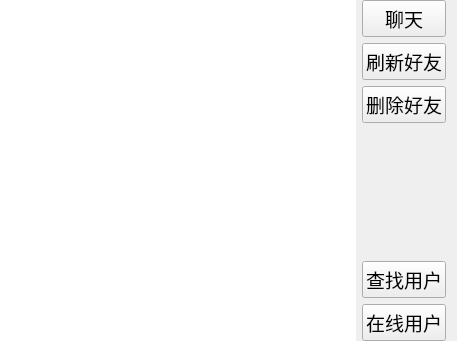
<?xml version="1.0" encoding="UTF-8"?>
<ui version="4.0">
 <class>Friend</class>
 <widget class="QWidget" name="Friend">
  <property name="geometry">
   <rect>
    <x>0</x>
    <y>0</y>
    <width>457</width>
    <height>341</height>
   </rect>
  </property>
  <property name="windowTitle">
   <string>Form</string>
  </property>
  <layout class="QHBoxLayout" name="horizontalLayout">
   <property name="leftMargin">
    <number>0</number>
   </property>
   <property name="topMargin">
    <number>0</number>
   </property>
   <property name="bottomMargin">
    <number>0</number>
   </property>
   <item>
    <widget class="QListWidget" name="listWidget">
     <property name="frameShape">
      <enum>QFrame::NoFrame</enum>
     </property>
    </widget>
   </item>
   <item>
    <layout class="QVBoxLayout" name="verticalLayout">
     <item>
      <widget class="QPushButton" name="chat_PB">
       <property name="font">
        <font>
         <family>Agency FB</family>
         <pointsize>14</pointsize>
        </font>
       </property>
       <property name="text">
        <string>聊天</string>
       </property>
      </widget>
     </item>
     <item>
      <widget class="QPushButton" name="flush_PB">
       <property name="font">
        <font>
         <family>Agency FB</family>
         <pointsize>14</pointsize>
        </font>
       </property>
       <property name="text">
        <string>刷新好友</string>
       </property>
      </widget>
     </item>
     <item>
      <widget class="QPushButton" name="del_PB">
       <property name="font">
        <font>
         <family>Agency FB</family>
         <pointsize>14</pointsize>
        </font>
       </property>
       <property name="text">
        <string>删除好友</string>
       </property>
      </widget>
     </item>
     <item>
      <spacer name="verticalSpacer">
       <property name="orientation">
        <enum>Qt::Vertical</enum>
       </property>
       <property name="sizeHint" stdset="0">
        <size>
         <width>20</width>
         <height>40</height>
        </size>
       </property>
      </spacer>
     </item>
     <item>
      <widget class="QPushButton" name="findUser_PB">
       <property name="font">
        <font>
         <family>Agency FB</family>
         <pointsize>14</pointsize>
        </font>
       </property>
       <property name="text">
        <string>查找用户</string>
       </property>
      </widget>
     </item>
     <item>
      <widget class="QPushButton" name="onlineUser_PB">
       <property name="font">
        <font>
         <family>Agency FB</family>
         <pointsize>14</pointsize>
        </font>
       </property>
       <property name="text">
        <string>在线用户</string>
       </property>
      </widget>
     </item>
    </layout>
   </item>
  </layout>
 </widget>
 <resources/>
 <connections/>
</ui>
